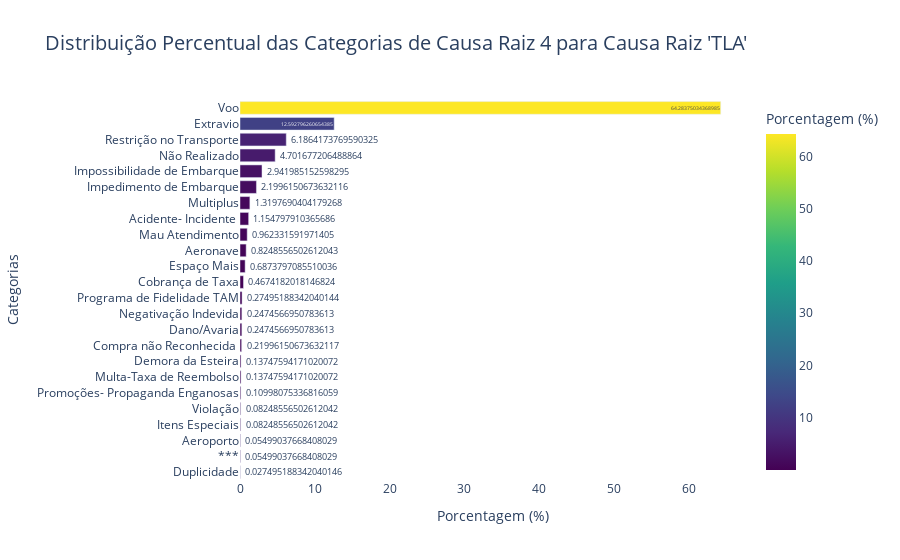

The notebook cell this image was saved under:
### Code cell
filtered_data = df[(df['Area'] == 'Área 100') & (df['Data de Encerramento'].isna()) & (df['Causa Raiz 1'] == 'TLA')]

# Passo 2: Contar as ocorrências de cada categoria em 'Objeto Principal' (ou outra coluna se desejar)
category_counts = filtered_data['Causa Raiz 4'].value_counts().reset_index()
category_counts.columns = ['Categoria', 'Count']

# Passo 3: Calcular a porcentagem de cada categoria
total_count = category_counts['Count'].sum()
category_counts['Porcentagem'] = (category_counts['Count'] / total_count) * 100

# Passo 4: Criar gráfico de barras interativo com Plotly para mostrar porcentagem
fig = px.bar(
    category_counts, 
    x='Porcentagem', 
    y='Categoria', 
    orientation='h', 
    title="Distribuição Percentual das Categorias de Causa Raiz 4 para Causa Raiz 'TLA'",
    labels={'Porcentagem': 'Porcentagem (%)', 'Categoria': 'Categorias'},
    text='Porcentagem',  # Exibir a porcentagem nos gráficos
    color='Porcentagem',  # Colorir as barras baseado na porcentagem
    color_continuous_scale='Viridis'  # Escolher escala de cores
)

# Passo 5: Personalizar o layout para um visual mais elegante
fig.update_layout(
    title_font_size=20,
    xaxis_title='Porcentagem (%)',
    yaxis_title='Categorias',
    yaxis={'categoryorder':'total ascending'},  # Ordenar barras pela contagem
    plot_bgcolor='rgba(0, 0, 0, 0)',  # Fundo transparente
    hoverlabel=dict(font_size=12),  # Personalizar o tamanho do rótulo ao passar o mouse
)

# Exibir o gráfico interativo
fig.show()

### Figure 1 — Plotly figure (JSON) as saved in the notebook; plotly's stock layout.template omitted (floating-point values rounded to 4 significant figures)
{"data": [{"alignmentgroup": "True", "hovertemplate": "Porcentagem (%)=%{marker.color}<br>Categorias=%{y}<extra></extra>", "legendgroup": "", "marker": {"color": [64.28, 12.59, 6.186, 4.702, 2.942, 2.2, 1.32, 1.155, 0.9623, 0.8249, 0.6874, 0.4674, 0.275, 0.2475, 0.2475, 0.22, 0.1375, 0.1375, 0.11, 0.08249, 0.08249, 0.05499, 0.05499, 0.0275], "coloraxis": "coloraxis", "pattern": {"shape": ""}}, "name": "", "offsetgroup": "", "orientation": "h", "showlegend": false, "text": [64.28, 12.59, 6.186, 4.702, 2.942, 2.2, 1.32, 1.155, 0.9623, 0.8249, 0.6874, 0.4674, 0.275, 0.2475, 0.2475, 0.22, 0.1375, 0.1375, 0.11, 0.08249, 0.08249, 0.05499, 0.05499, 0.0275], "textposition": "auto", "type": "bar", "x": [64.28, 12.59, 6.186, 4.702, 2.942, 2.2, 1.32, 1.155, 0.9623, 0.8249, 0.6874, 0.4674, 0.275, 0.2475, 0.2475, 0.22, 0.1375, 0.1375, 0.11, 0.08249, 0.08249, 0.05499, 0.05499, 0.0275], "xaxis": "x", "y": ["Voo", "Extravio", "Restrição no Transporte", "Não Realizado", "Impossibilidade de Embarque", "Impedimento de Embarque", "Multiplus", "Acidente- Incidente ", "Mau Atendimento", "Aeronave", "Espaço Mais", "Cobrança de Taxa", "Programa de Fidelidade TAM", "Dano/Avaria", "Negativação Indevida", "Compra não Reconhecida ", "Multa-Taxa de Reembolso", "Demora da Esteira", "Promoções- Propaganda Enganosas", "Itens Especiais", "Violação", "***", "Aeroporto", "Duplicidade"], "yaxis": "y"}], "layout": {"barmode": "relative", "coloraxis": {"colorbar": {"title": {"text": "Porcentagem (%)"}}, "colorscale": [[0, "#440154"], [0.1111, "#482878"], [0.2222, "#3e4989"], [0.3333, "#31688e"], [0.4444, "#26828e"], [0.5556, "#1f9e89"], [0.6667, "#35b779"], [0.7778, "#6ece58"], [0.8889, "#b5de2b"], [1, "#fde725"]]}, "hoverlabel": {"font": {"size": 12}}, "legend": {"tracegroupgap": 0}, "plot_bgcolor": "rgba(0, 0, 0, 0)", "title": {"font": {"size": 20}, "text": "Distribuição Percentual das Categorias de Causa Raiz 4 para Causa Raiz 'TLA'"}, "xaxis": {"anchor": "y", "domain": [0, 1], "title": {"text": "Porcentagem (%)"}}, "yaxis": {"anchor": "x", "categoryorder": "total ascending", "domain": [0, 1], "title": {"text": "Categorias"}}}}
